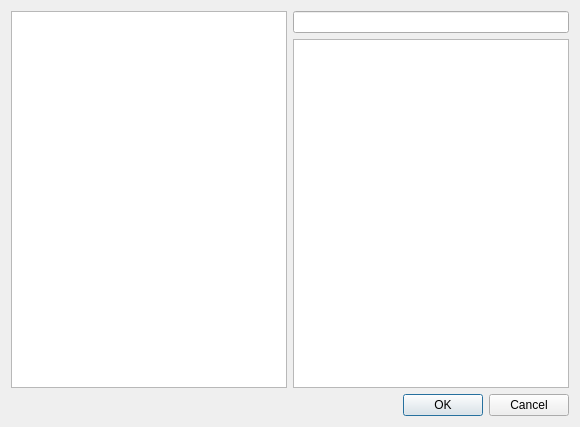
<?xml version="1.0" encoding="UTF-8"?>
<ui version="4.0">
 <class>Dialog</class>
 <widget class="QDialog" name="Dialog">
  <property name="geometry">
   <rect>
    <x>0</x>
    <y>0</y>
    <width>580</width>
    <height>427</height>
   </rect>
  </property>
  <property name="windowTitle">
   <string>New Container...</string>
  </property>
  <layout class="QGridLayout" name="gridLayout">
   <item row="0" column="0" rowspan="2">
    <widget class="QTreeWidget" name="contSelector">
     <property name="rootIsDecorated">
      <bool>false</bool>
     </property>
     <property name="sortingEnabled">
      <bool>false</bool>
     </property>
     <property name="supportedDragActions">
      <set>Qt::DropAction::IgnoreAction</set>
     </property>
     <attribute name="headerVisible">
      <bool>false</bool>
     </attribute>
     <column>
      <property name="text">
       <string notr="true">1</string>
      </property>
     </column>
    </widget>
   </item>
   <item row="0" column="1">
    <widget class="QLineEdit" name="nameInput"/>
   </item>
   <item row="1" column="1">
    <widget class="QPlainTextEdit" name="propertyInput"/>
   </item>
   <item row="2" column="0" colspan="2">
    <widget class="QDialogButtonBox" name="buttonBox">
     <property name="orientation">
      <enum>Qt::Orientation::Horizontal</enum>
     </property>
     <property name="standardButtons">
      <set>QDialogButtonBox::StandardButton::Cancel|QDialogButtonBox::StandardButton::Ok</set>
     </property>
     <property name="centerButtons">
      <bool>false</bool>
     </property>
    </widget>
   </item>
  </layout>
 </widget>
 <resources/>
 <connections>
  <connection>
   <sender>buttonBox</sender>
   <signal>accepted()</signal>
   <receiver>Dialog</receiver>
   <slot>accept()</slot>
   <hints>
    <hint type="sourcelabel">
     <x>248</x>
     <y>254</y>
    </hint>
    <hint type="destinationlabel">
     <x>157</x>
     <y>274</y>
    </hint>
   </hints>
  </connection>
  <connection>
   <sender>buttonBox</sender>
   <signal>rejected()</signal>
   <receiver>Dialog</receiver>
   <slot>reject()</slot>
   <hints>
    <hint type="sourcelabel">
     <x>316</x>
     <y>260</y>
    </hint>
    <hint type="destinationlabel">
     <x>286</x>
     <y>274</y>
    </hint>
   </hints>
  </connection>
 </connections>
</ui>
